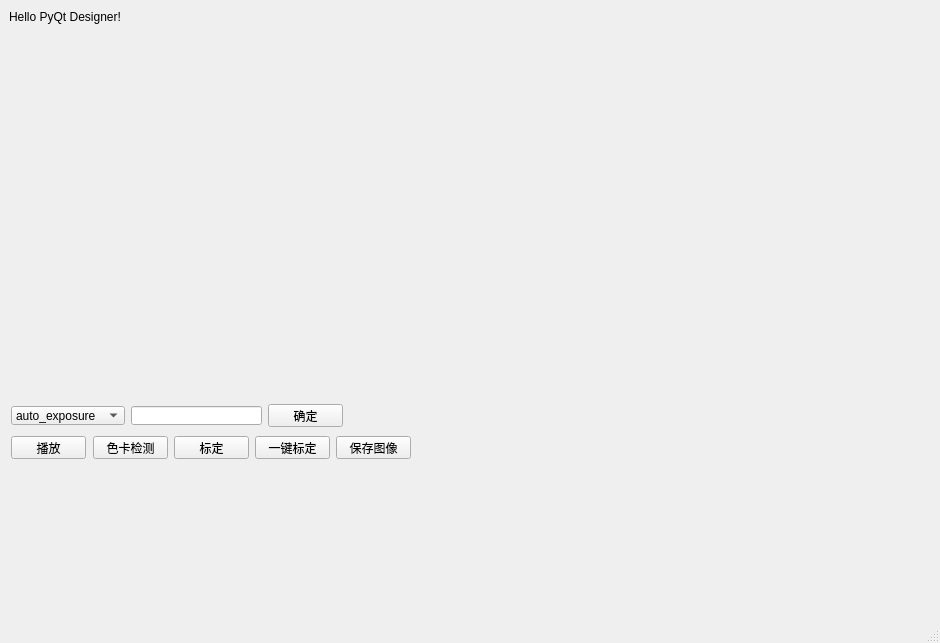
<?xml version="1.0" encoding="UTF-8"?>
<ui version="4.0">
 <class>MainWindow</class>
 <widget class="QMainWindow" name="MainWindow">
  <property name="geometry">
   <rect>
    <x>0</x>
    <y>0</y>
    <width>940</width>
    <height>643</height>
   </rect>
  </property>
  <property name="windowTitle">
   <string>MainWindow</string>
  </property>
  <widget class="QWidget" name="centralwidget">
   <widget class="QLabel" name="label">
    <property name="geometry">
     <rect>
      <x>9</x>
      <y>9</y>
      <width>120</width>
      <height>16</height>
     </rect>
    </property>
    <property name="text">
     <string>Hello PyQt Designer!</string>
    </property>
   </widget>
   <widget class="QComboBox" name="exposure_comboBox">
    <property name="geometry">
     <rect>
      <x>11</x>
      <y>406</y>
      <width>114</width>
      <height>19</height>
     </rect>
    </property>
    <item>
     <property name="text">
      <string>auto_exposure</string>
     </property>
    </item>
    <item>
     <property name="text">
      <string>manual_exposure</string>
     </property>
    </item>
   </widget>
   <widget class="QLineEdit" name="exposure_value">
    <property name="geometry">
     <rect>
      <x>131</x>
      <y>406</y>
      <width>131</width>
      <height>19</height>
     </rect>
    </property>
   </widget>
   <widget class="QPushButton" name="exposure_button">
    <property name="geometry">
     <rect>
      <x>268</x>
      <y>404</y>
      <width>75</width>
      <height>23</height>
     </rect>
    </property>
    <property name="text">
     <string>确定</string>
    </property>
   </widget>
   <widget class="QPushButton" name="show_image_button">
    <property name="geometry">
     <rect>
      <x>11</x>
      <y>436</y>
      <width>75</width>
      <height>23</height>
     </rect>
    </property>
    <property name="text">
     <string>播放</string>
    </property>
   </widget>
   <widget class="QPushButton" name="cc_detect_button">
    <property name="geometry">
     <rect>
      <x>93</x>
      <y>436</y>
      <width>75</width>
      <height>23</height>
     </rect>
    </property>
    <property name="text">
     <string>色卡检测</string>
    </property>
   </widget>
   <widget class="QPushButton" name="calibration_button">
    <property name="geometry">
     <rect>
      <x>174</x>
      <y>436</y>
      <width>75</width>
      <height>23</height>
     </rect>
    </property>
    <property name="text">
     <string>标定</string>
    </property>
   </widget>
   <widget class="QPushButton" name="quick_calibration_button">
    <property name="geometry">
     <rect>
      <x>255</x>
      <y>436</y>
      <width>75</width>
      <height>23</height>
     </rect>
    </property>
    <property name="text">
     <string>一键标定</string>
    </property>
   </widget>
   <widget class="QPushButton" name="save_image_button">
    <property name="geometry">
     <rect>
      <x>336</x>
      <y>436</y>
      <width>75</width>
      <height>23</height>
     </rect>
    </property>
    <property name="text">
     <string>保存图像</string>
    </property>
    <property name="autoDefault">
     <bool>true</bool>
    </property>
   </widget>
   <widget class="QLabel" name="raw_image_viewer">
    <property name="geometry">
     <rect>
      <x>10</x>
      <y>26</y>
      <width>441</width>
      <height>341</height>
     </rect>
    </property>
    <property name="mouseTracking">
     <bool>true</bool>
    </property>
    <property name="text">
     <string/>
    </property>
    <property name="scaledContents">
     <bool>true</bool>
    </property>
   </widget>
   <widget class="QLabel" name="result_viewer">
    <property name="geometry">
     <rect>
      <x>460</x>
      <y>20</y>
      <width>451</width>
      <height>351</height>
     </rect>
    </property>
    <property name="mouseTracking">
     <bool>true</bool>
    </property>
    <property name="text">
     <string/>
    </property>
    <property name="scaledContents">
     <bool>true</bool>
    </property>
   </widget>
  </widget>
  <widget class="QMenuBar" name="menubar">
   <property name="geometry">
    <rect>
     <x>0</x>
     <y>0</y>
     <width>940</width>
     <height>22</height>
    </rect>
   </property>
  </widget>
  <widget class="QStatusBar" name="statusbar"/>
 </widget>
 <resources/>
 <connections/>
</ui>
